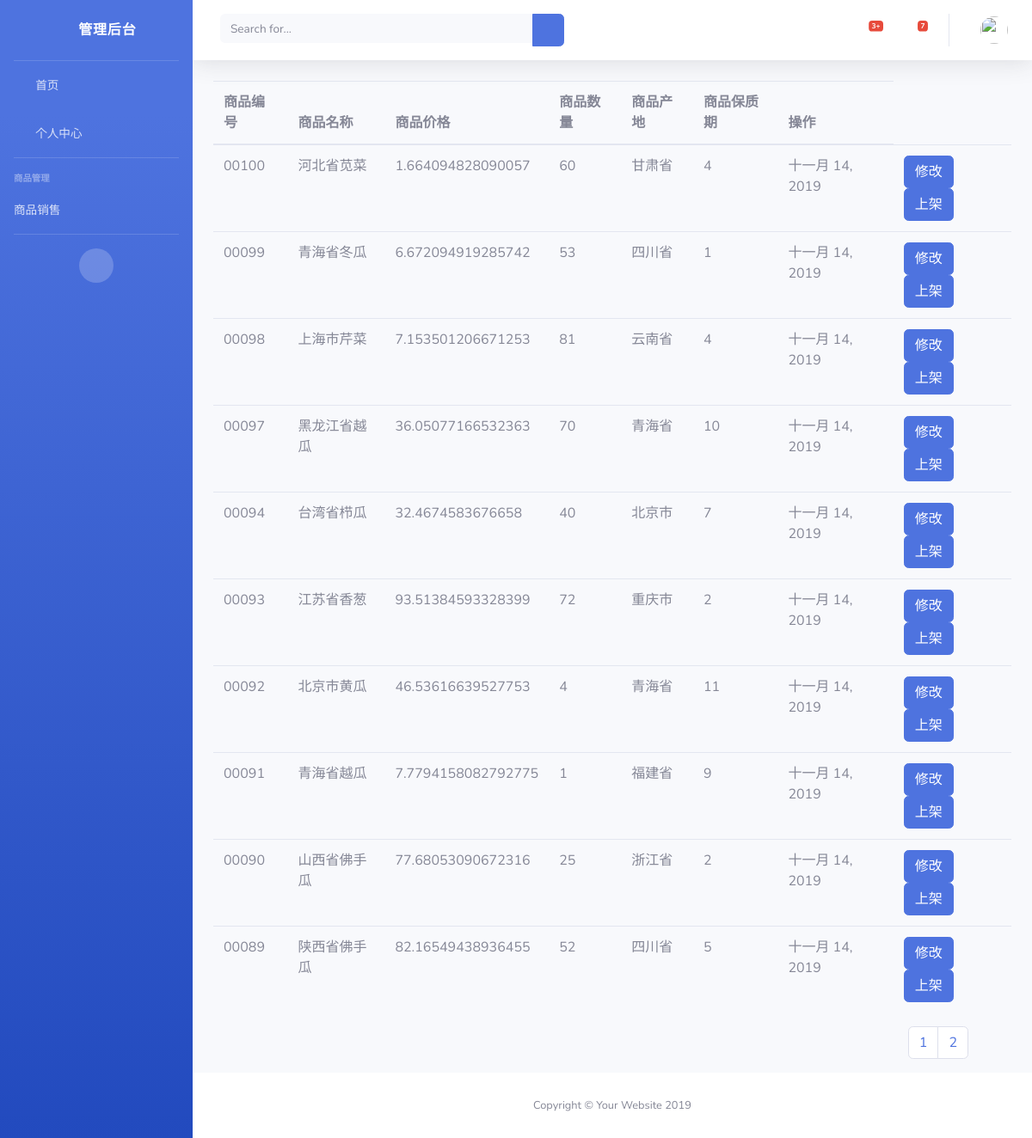
Page /goods_list/0/1/ on the committed database.
### LoginUser/models.py (models this page shows)
class Goods(models.Model):
    goods_number = models.CharField(max_length=32,verbose_name="商品编号")
    goods_name = models.CharField(max_length=32,verbose_name="商品名称")
    goods_price = models.FloatField(verbose_name="商品价格")
    goods_count = models.IntegerField(verbose_name="数量")
    goods_location = models.TextField(verbose_name="生产地")
    goods_safe_data = models.IntegerField(verbose_name="保质期")   ##
    goods_pro_time = models.DateField(auto_now=True,verbose_name="生产日期")  ## 生产日期
    goods_status = models.IntegerField(default=1)   ## 0 代表下架   1 代表上架
    class Meta:
        db_table = "goods"

### LoginUser/views.py (the view)
# urls.py: path("goods_list/",goods_list),
def goods_list(request,type,page=1):
    print (type)
    goods = Goods.objects.filter(goods_status = int(type)).order_by("-goods_number")
    goods_obj = Paginator(goods,10)  ## 每页10条
    goods_list = goods_obj.page(page)
    return render(request,'goods_list.html',locals())

### templates/goods_list.html (shortened to what this page needs)
{% extends "base.html" %}
{% block content %}
    <table class="table">
        <thead>
            <tr>
                <th>商品编号</th>
                <th>商品名称</th>
                <th>商品价格</th>
                <th>商品数量</th>
                <th>商品产地</th>
                <th>商品保质期</th>
                <th>操作</th>
            </tr>
        </thead>
        <tbody>
        {% for one in goods_list %}
            <tr>
                <td>{{ one.goods_number }}</td>
                <td>{{ one.goods_name }}</td>
                <td>{{ one.goods_price }}</td>
                <td>{{ one.goods_count }}</td>
                <td>{{ one.goods_location }}</td>
                <td>{{ one.goods_safe_data }}</td>
                <td>{{ one.goods_pro_time }}</td>
                <td>
                    <button class="btn btn-primary">修改</button>
                    {% if one.goods_status == 1 %}
                        <a class="btn btn-warning" href="/goods_status/down/{{ one.id }}">下架</a>
                    {% else %}
                        <a class="btn btn-primary" href="/goods_status/up/{{ one.id }}">上架</a>
                    {% endif %}
                </td>
            </tr>
        {% endfor %}
        </tbody>
    </table>
    <ul style="float: right;margin-right: 50px;" class="pagination">
    {% for page in goods_obj.page_range %}
        <li class="paginate_button page-item">
        {% if type == "1" %}
            <a class = 'page-link' href="/goods_list/1/{{ page }}/">{{ page }}</a>
        {% else %}
            <a class = 'page-link' href="/goods_list/0/{{ page }}/">{{ page }}</a>
        {% endif %}
       </li>
    {% endfor %}
    </ul>
{% endblock %}

### rows in the picture
Goods: goods_number "00100", goods_name "河北省苋菜", goods_price "1.664094828090057", goods_count "60", goods_location "甘肃省", goods_safe_data "4", goods_pro_time "十一月 14, 2019"
Goods: goods_number "00099", goods_name "青海省冬瓜", goods_price "6.672094919285742", goods_count "53", goods_location "四川省", goods_safe_data "1", goods_pro_time "十一月 14, 2019"
Goods: goods_number "00098", goods_name "上海市芹菜", goods_price "7.153501206671253", goods_count "81", goods_location "云南省", goods_safe_data "4", goods_pro_time "十一月 14, 2019"
Goods: goods_number "00097", goods_name "黑龙江省越瓜", goods_price "36.05077166532363", goods_count "70", goods_location "青海省", goods_safe_data "10", goods_pro_time "十一月 14, 2019"
Goods: goods_number "00094", goods_name "台湾省栉瓜", goods_price "32.4674583676658", goods_count "40", goods_location "北京市", goods_safe_data "7", goods_pro_time "十一月 14, 2019"
Goods: goods_number "00093", goods_name "江苏省香葱", goods_price "93.51384593328399", goods_count "72", goods_location "重庆市", goods_safe_data "2", goods_pro_time "十一月 14, 2019"
Goods: goods_number "00092", goods_name "北京市黄瓜", goods_price "46.53616639527753", goods_count "4", goods_location "青海省", goods_safe_data "11", goods_pro_time "十一月 14, 2019"
Goods: goods_number "00091", goods_name "青海省越瓜", goods_price "7.7794158082792775", goods_count "1", goods_location "福建省", goods_safe_data "9", goods_pro_time "十一月 14, 2019"
Goods: goods_number "00090", goods_name "山西省佛手瓜", goods_price "77.68053090672316", goods_count "25", goods_location "浙江省", goods_safe_data "2", goods_pro_time "十一月 14, 2019"
Goods: goods_number "00089", goods_name "陕西省佛手瓜", goods_price "82.16549438936455", goods_count "52", goods_location "四川省", goods_safe_data "5", goods_pro_time "十一月 14, 2019"

### other values in the picture
{{ page }} "1" "2"
